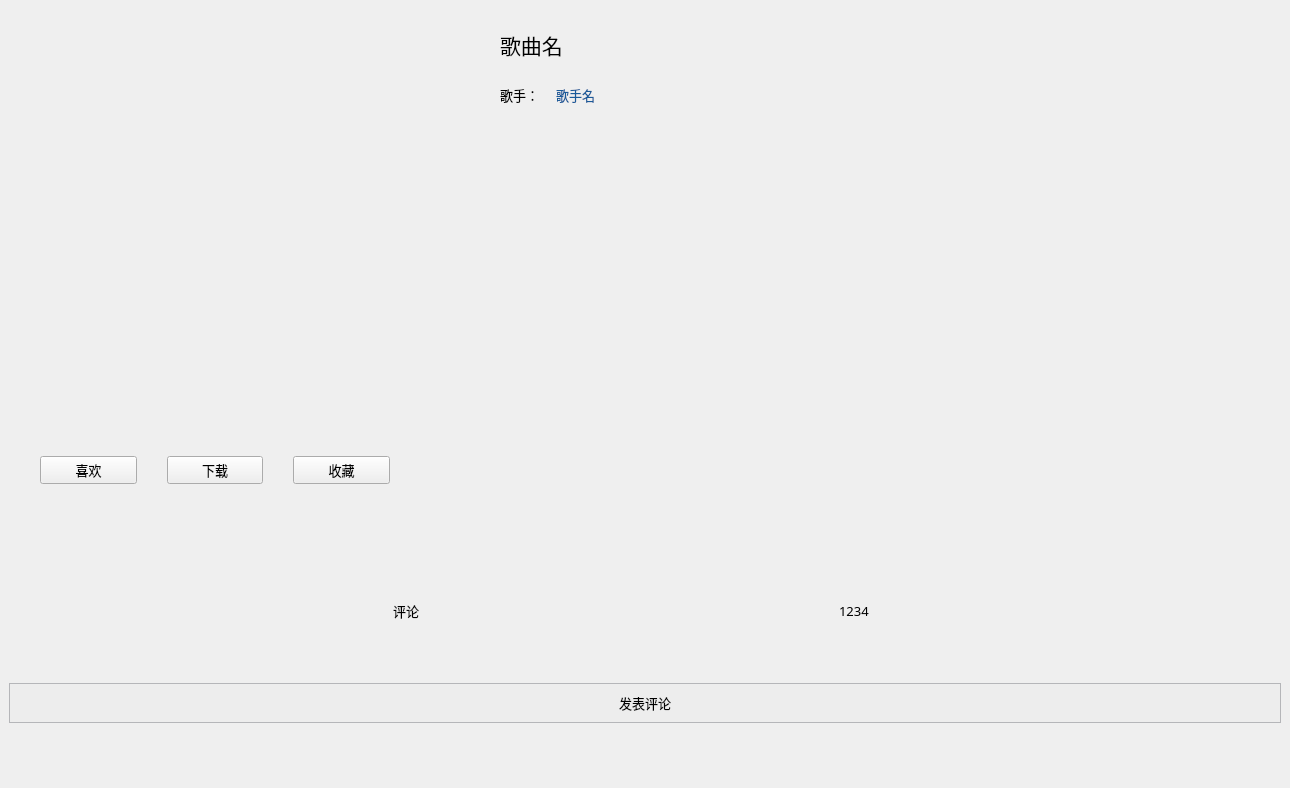
<?xml version="1.0" encoding="UTF-8"?>
<ui version="4.0">
 <class>DetailWindow</class>
 <widget class="QWidget" name="DetailWindow">
  <property name="geometry">
   <rect>
    <x>0</x>
    <y>0</y>
    <width>1290</width>
    <height>788</height>
   </rect>
  </property>
  <property name="windowTitle">
   <string>Form</string>
  </property>
  <layout class="QVBoxLayout" name="verticalLayout_3">
   <property name="spacing">
    <number>0</number>
   </property>
   <property name="leftMargin">
    <number>0</number>
   </property>
   <property name="topMargin">
    <number>30</number>
   </property>
   <property name="rightMargin">
    <number>0</number>
   </property>
   <property name="bottomMargin">
    <number>0</number>
   </property>
   <item>
    <widget class="QScrollArea" name="scrollArea">
     <property name="styleSheet">
      <string notr="true">QScrollArea
{
border:none;
}

QScrollBar:vertical {
	width: 10px;
	background: transparent;
}

QScrollBar::handle:vertical {
	width: 10px;
	min-height: 20px;
	background: #C8C9CC;
	border-radius: 5px;
}
QScrollBar::handle:vertical:hover {
        background: #ADAFB2;
}

QScrollBar::sub-line:vertical {
        height: 0px;
        background: transparent;
}
QScrollBar::add-line:vertical {
        height: 0px;
        background: transparent;
}</string>
     </property>
     <property name="verticalScrollBarPolicy">
      <enum>Qt::ScrollBarAsNeeded</enum>
     </property>
     <property name="horizontalScrollBarPolicy">
      <enum>Qt::ScrollBarAlwaysOff</enum>
     </property>
     <property name="widgetResizable">
      <bool>true</bool>
     </property>
     <property name="alignment">
      <set>Qt::AlignCenter</set>
     </property>
     <widget class="QWidget" name="scrollAreaWidgetContents">
      <property name="geometry">
       <rect>
        <x>0</x>
        <y>0</y>
        <width>1290</width>
        <height>758</height>
       </rect>
      </property>
      <layout class="QVBoxLayout" name="verticalLayout_7">
       <property name="leftMargin">
        <number>0</number>
       </property>
       <property name="topMargin">
        <number>0</number>
       </property>
       <property name="rightMargin">
        <number>0</number>
       </property>
       <property name="bottomMargin">
        <number>0</number>
       </property>
       <item>
        <widget class="QWidget" name="widget_info" native="true">
         <property name="maximumSize">
          <size>
           <width>16777215</width>
           <height>500</height>
          </size>
         </property>
         <layout class="QHBoxLayout" name="horizontalLayout_3" stretch="0,0,3,0">
          <property name="spacing">
           <number>110</number>
          </property>
          <property name="leftMargin">
           <number>0</number>
          </property>
          <property name="topMargin">
           <number>0</number>
          </property>
          <property name="rightMargin">
           <number>0</number>
          </property>
          <property name="bottomMargin">
           <number>0</number>
          </property>
          <item>
           <spacer name="horizontalSpacer_left">
            <property name="orientation">
             <enum>Qt::Horizontal</enum>
            </property>
            <property name="sizeHint" stdset="0">
             <size>
              <width>40</width>
              <height>20</height>
             </size>
            </property>
           </spacer>
          </item>
          <item>
           <layout class="QVBoxLayout" name="verticalLayout_avatar">
            <property name="spacing">
             <number>30</number>
            </property>
            <item>
             <spacer name="verticalSpacer_3">
              <property name="orientation">
               <enum>Qt::Vertical</enum>
              </property>
              <property name="sizeHint" stdset="0">
               <size>
                <width>20</width>
                <height>40</height>
               </size>
              </property>
             </spacer>
            </item>
            <item>
             <widget class="QLabel" name="coverLabel">
              <property name="minimumSize">
               <size>
                <width>350</width>
                <height>350</height>
               </size>
              </property>
              <property name="maximumSize">
               <size>
                <width>350</width>
                <height>350</height>
               </size>
              </property>
              <property name="text">
               <string/>
              </property>
              <property name="pixmap">
               <pixmap resource="res.qrc">:/img/default-cover</pixmap>
              </property>
              <property name="scaledContents">
               <bool>true</bool>
              </property>
             </widget>
            </item>
            <item>
             <layout class="QHBoxLayout" name="horizontalLayout_button">
              <property name="sizeConstraint">
               <enum>QLayout::SetMinimumSize</enum>
              </property>
              <item>
               <widget class="QPushButton" name="likeButton">
                <property name="font">
                 <font>
                  <family>Microsoft YaHei</family>
                  <pointsize>10</pointsize>
                 </font>
                </property>
                <property name="styleSheet">
                 <string notr="true"/>
                </property>
                <property name="text">
                 <string>喜欢</string>
                </property>
               </widget>
              </item>
              <item>
               <widget class="QPushButton" name="downloadButton">
                <property name="font">
                 <font>
                  <family>Microsoft YaHei</family>
                  <pointsize>10</pointsize>
                 </font>
                </property>
                <property name="text">
                 <string>下载</string>
                </property>
               </widget>
              </item>
              <item>
               <widget class="QPushButton" name="favoriteButton">
                <property name="font">
                 <font>
                  <family>Microsoft YaHei</family>
                  <pointsize>10</pointsize>
                 </font>
                </property>
                <property name="text">
                 <string>收藏</string>
                </property>
               </widget>
              </item>
             </layout>
            </item>
            <item>
             <spacer name="verticalSpacer">
              <property name="orientation">
               <enum>Qt::Vertical</enum>
              </property>
              <property name="sizeHint" stdset="0">
               <size>
                <width>20</width>
                <height>40</height>
               </size>
              </property>
             </spacer>
            </item>
           </layout>
          </item>
          <item>
           <layout class="QVBoxLayout" name="verticalLayout_lyric">
            <property name="spacing">
             <number>15</number>
            </property>
            <item>
             <widget class="QLabel" name="nameLabel">
              <property name="maximumSize">
               <size>
                <width>350</width>
                <height>30</height>
               </size>
              </property>
              <property name="font">
               <font>
                <family>Microsoft YaHei</family>
                <pointsize>16</pointsize>
               </font>
              </property>
              <property name="text">
               <string>歌曲名</string>
              </property>
              <property name="scaledContents">
               <bool>true</bool>
              </property>
              <property name="wordWrap">
               <bool>true</bool>
              </property>
             </widget>
            </item>
            <item>
             <widget class="QWidget" name="widget_author" native="true">
              <property name="maximumSize">
               <size>
                <width>350</width>
                <height>40</height>
               </size>
              </property>
              <layout class="QHBoxLayout" name="horizontalLayout">
               <property name="spacing">
                <number>0</number>
               </property>
               <property name="leftMargin">
                <number>0</number>
               </property>
               <property name="topMargin">
                <number>0</number>
               </property>
               <property name="rightMargin">
                <number>0</number>
               </property>
               <property name="bottomMargin">
                <number>0</number>
               </property>
               <item>
                <widget class="QLabel" name="label_2">
                 <property name="maximumSize">
                  <size>
                   <width>56</width>
                   <height>20</height>
                  </size>
                 </property>
                 <property name="font">
                  <font>
                   <family>Microsoft YaHei</family>
                   <pointsize>10</pointsize>
                  </font>
                 </property>
                 <property name="text">
                  <string>歌手：</string>
                 </property>
                 <property name="wordWrap">
                  <bool>true</bool>
                 </property>
                </widget>
               </item>
               <item>
                <widget class="QLabel" name="authorLabel">
                 <property name="maximumSize">
                  <size>
                   <width>16777215</width>
                   <height>20</height>
                  </size>
                 </property>
                 <property name="font">
                  <font>
                   <family>Microsoft YaHei</family>
                   <pointsize>10</pointsize>
                  </font>
                 </property>
                 <property name="styleSheet">
                  <string notr="true">color: #1A5A99;</string>
                 </property>
                 <property name="text">
                  <string>歌手名</string>
                 </property>
                 <property name="wordWrap">
                  <bool>true</bool>
                 </property>
                </widget>
               </item>
              </layout>
             </widget>
            </item>
            <item>
             <widget class="QPlainTextEdit" name="lyricLabel">
              <property name="sizePolicy">
               <sizepolicy hsizetype="Expanding" vsizetype="Fixed">
                <horstretch>0</horstretch>
                <verstretch>0</verstretch>
               </sizepolicy>
              </property>
              <property name="minimumSize">
               <size>
                <width>350</width>
                <height>400</height>
               </size>
              </property>
              <property name="maximumSize">
               <size>
                <width>800</width>
                <height>400</height>
               </size>
              </property>
              <property name="font">
               <font>
                <family>Microsoft YaHei</family>
                <pointsize>12</pointsize>
               </font>
              </property>
              <property name="styleSheet">
               <string notr="true">QPlainTextEdit
{
background-color: rgba(255, 255, 255, 0);
border:none;
}

QScrollBar:vertical {
	width: 10px;
	background: transparent;
}

QScrollBar::handle:vertical {
	width: 10px;
	min-height: 20px;
	background: #A4A4A4;
	border-radius: 5px;
}
QScrollBar::handle:vertical:hover {
        background: #A5A5A5;
}

QScrollBar::sub-line:vertical {
        height: 0px;
        background: transparent;
}
QScrollBar::add-line:vertical {
        height: 0px;
        background: transparent;
}</string>
              </property>
              <property name="midLineWidth">
               <number>0</number>
              </property>
              <property name="verticalScrollBarPolicy">
               <enum>Qt::ScrollBarAsNeeded</enum>
              </property>
              <property name="horizontalScrollBarPolicy">
               <enum>Qt::ScrollBarAlwaysOff</enum>
              </property>
              <property name="undoRedoEnabled">
               <bool>false</bool>
              </property>
              <property name="lineWrapMode">
               <enum>QPlainTextEdit::WidgetWidth</enum>
              </property>
              <property name="readOnly">
               <bool>true</bool>
              </property>
              <property name="plainText">
               <string/>
              </property>
              <property name="cursorWidth">
               <number>0</number>
              </property>
              <property name="textInteractionFlags">
               <set>Qt::TextSelectableByMouse</set>
              </property>
              <property name="backgroundVisible">
               <bool>false</bool>
              </property>
              <property name="centerOnScroll">
               <bool>false</bool>
              </property>
             </widget>
            </item>
           </layout>
          </item>
          <item>
           <spacer name="horizontalSpacer_right">
            <property name="orientation">
             <enum>Qt::Horizontal</enum>
            </property>
            <property name="sizeHint" stdset="0">
             <size>
              <width>40</width>
              <height>20</height>
             </size>
            </property>
           </spacer>
          </item>
         </layout>
        </widget>
       </item>
       <item>
        <widget class="QWidget" name="widget_comment" native="true">
         <property name="sizePolicy">
          <sizepolicy hsizetype="Preferred" vsizetype="Preferred">
           <horstretch>0</horstretch>
           <verstretch>0</verstretch>
          </sizepolicy>
         </property>
         <property name="minimumSize">
          <size>
           <width>0</width>
           <height>0</height>
          </size>
         </property>
         <layout class="QVBoxLayout" name="verticalLayout_4">
          <property name="sizeConstraint">
           <enum>QLayout::SetDefaultConstraint</enum>
          </property>
          <item>
           <layout class="QHBoxLayout" name="horizontalLayout_4" stretch="0,0">
            <property name="sizeConstraint">
             <enum>QLayout::SetFixedSize</enum>
            </property>
            <item>
             <widget class="QLabel" name="label_3">
              <property name="maximumSize">
               <size>
                <width>56</width>
                <height>20</height>
               </size>
              </property>
              <property name="font">
               <font>
                <family>Microsoft YaHei</family>
                <pointsize>10</pointsize>
               </font>
              </property>
              <property name="text">
               <string>评论</string>
              </property>
              <property name="wordWrap">
               <bool>true</bool>
              </property>
             </widget>
            </item>
            <item>
             <widget class="QLabel" name="comNumLabel">
              <property name="maximumSize">
               <size>
                <width>56</width>
                <height>20</height>
               </size>
              </property>
              <property name="font">
               <font>
                <family>Microsoft YaHei</family>
                <pointsize>10</pointsize>
               </font>
              </property>
              <property name="text">
               <string>1234</string>
              </property>
              <property name="wordWrap">
               <bool>true</bool>
              </property>
             </widget>
            </item>
           </layout>
          </item>
          <item>
           <widget class="QPushButton" name="toCommentButton">
            <property name="minimumSize">
             <size>
              <width>0</width>
              <height>40</height>
             </size>
            </property>
            <property name="maximumSize">
             <size>
              <width>16777215</width>
              <height>40</height>
             </size>
            </property>
            <property name="font">
             <font>
              <family>Microsoft YaHei</family>
              <pointsize>10</pointsize>
             </font>
            </property>
            <property name="styleSheet">
             <string notr="true">background-color: rgb(237, 237, 237);
border:1px solid #B5B6B9;</string>
            </property>
            <property name="text">
             <string>发表评论</string>
            </property>
           </widget>
          </item>
         </layout>
        </widget>
       </item>
      </layout>
     </widget>
    </widget>
   </item>
  </layout>
 </widget>
 <resources>
  <include location="res.qrc"/>
 </resources>
 <connections/>
</ui>
